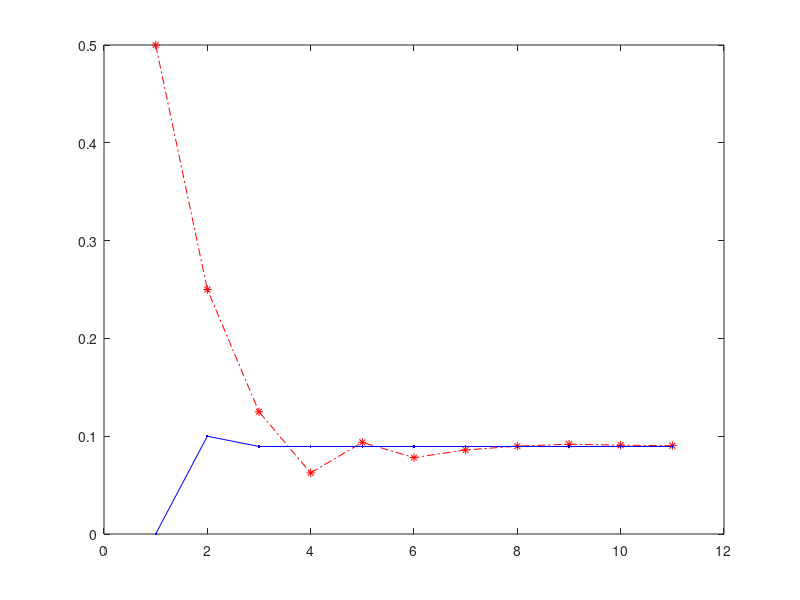

The MATLAB source for this figure:
clear
clc


figure()
x = [1 2 3 4 5 6 7 8 9 10 11 ];
y = [0.5 0.25 0.125 0.0625 0.09375 0.078125 0.0859375 0.0898438 0.0917969 0.0908203 0.090332 ];
plot(x,y,'-.r*')
hold on
z = [0 0.1 0.0894829 0.0894829 0.0894829 0.0894829 0.0894829 0.0894829 0.0894829 0.0894829 0.0894829];
plot(x,z,'-b.')